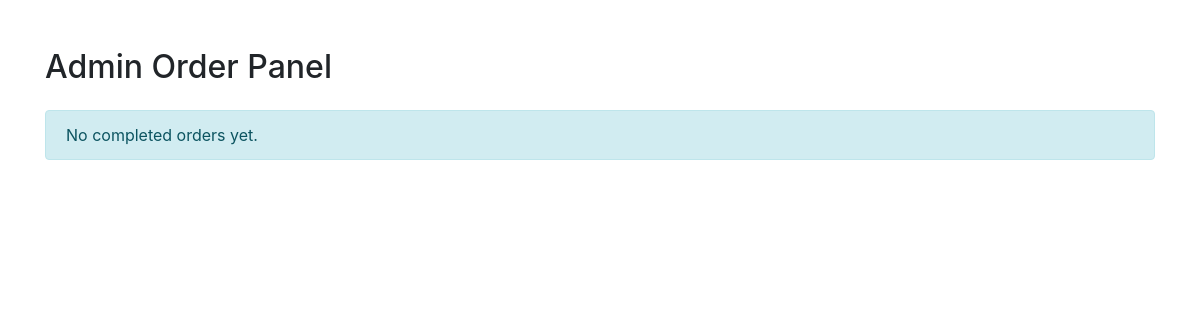
The app's page /admin-panel/, older data.
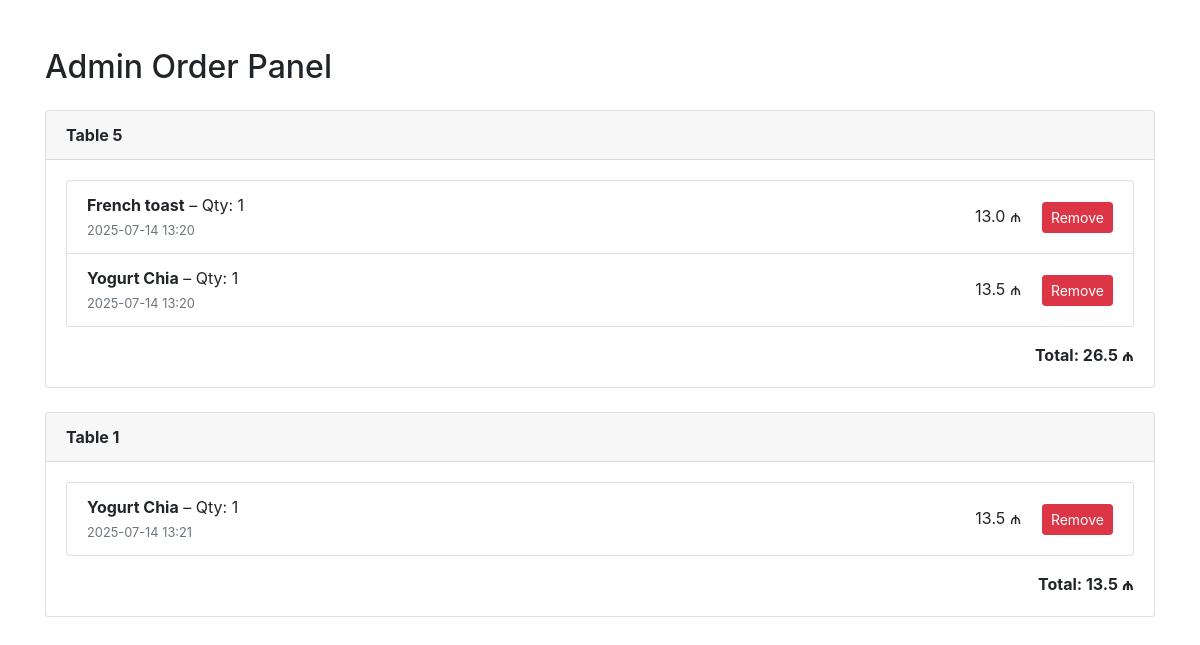
The same page, newer data.
### restaurant/models.py (models this page shows, shortened)
class Table(models.Model):
    number = models.IntegerField()

class Basket(models.Model):
    table = models.ForeignKey(to=Table, on_delete=models.CASCADE)
    food = models.ForeignKey(to=Food, on_delete=models.CASCADE)
    quantity = models.PositiveIntegerField(default=0)
    created_timestamp = models.DateTimeField(auto_now_add=True)
    def sum(self):
        return self.quantity * self.food.price

class Food(models.Model):
    food_name = models.CharField(max_length=100,blank=False, null=False)
    description = models.TextField(blank=True, null=True)
    quantity = models.IntegerField(blank=False, null=False,default=0)
    price = models.FloatField(null=True, blank=True)
    category = models.ForeignKey(FoodCategory, on_delete=models.CASCADE)
    image = models.ImageField(upload_to='images/', blank=True, default='images/default.jpg')

### restaurant/views.py (the view)
# urls.py: path('admin-panel/', views.admin_panel, name='admin_panel'),
def admin_panel(request):
    tables = Table.objects.all()
    table_orders = []
    for table in tables:
        orders = Basket.objects.filter(table=table)
        if orders.exists():
            table_orders.append({
                'table': table,
                'baskets': orders,
                'total': sum(item.sum() for item in orders)
            })
    context = {
        'table_orders': table_orders
    }
    return render(request, 'restaurant/admin_panel.html', context)

### restaurant/templates/restaurant/admin_panel.html (shortened to what this page needs)
<!doctype html>
<html lang="en">
<head>
    <link rel="stylesheet"
          href="https://cdn.jsdelivr.net/npm/bootstrap@4.0.0/dist/css/bootstrap.min.css"
>
</head>
<body>
<div class="container mt-5">
    <h2 class="mb-4">Admin Order Panel</h2>
    {% for order in table_orders %}
        <div class="card mb-4 shadow-sm">
            <div class="card-header font-weight-bold">
                Table {{ order.table.number }}
            </div>
            <div class="card-body">
                <ul class="list-group mb-3">
                    {% for item in order.baskets %}
                        <li class="list-group-item d-flex justify-content-between align-items-center">
                            <div>
                                <strong>{{ item.food.food_name }}</strong> – Qty: {{ item.quantity }}
                                <br>
                                <small class="text-muted">{{ item.created_timestamp|date:"Y-m-d H:i" }}</small>
                            </div>
                            <div>
                                <span class="mr-3">{{ item.sum }} ₼</span>
                                <form method="post" action="{% url 'restaurant:remove_item' item.id %}"
                                      style="display:inline;">
                                    <button type="submit" class="btn btn-sm btn-danger">Remove</button>
                                </form>
                            </div>
                        </li>
                    {% endfor %}
                </ul>
                <div class="text-right font-weight-bold">
                    Total: {{ order.total }} ₼
                </div>
            </div>
        </div>
    {% empty %}
        <div class="alert alert-info">No completed orders yet.</div>
    {% endfor %}
</div>
</body>
</html>

Row changes from the older to the newer data that the page shows:
now on this page (row unchanged): Table: table.number "5", total "26.5"
added Basket: food.food_name "French toast", quantity "1", created_timestamp "2025-07-14 13:20", sum "13.0", shown under "5"
added Basket: food.food_name "Yogurt Chia", quantity "1", created_timestamp "2025-07-14 13:20", sum "13.5", shown under "5"
now on this page (row unchanged): Table: table.number "1", total "13.5"
added Basket: food.food_name "Yogurt Chia", quantity "1", created_timestamp "2025-07-14 13:21", sum "13.5"
Text that changed along with them:
text no longer shown: "No completed orders yet."
